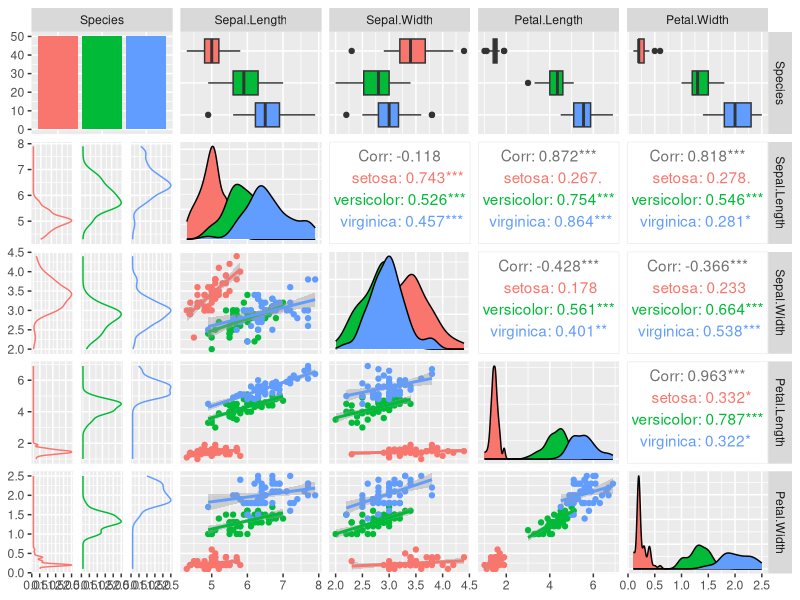

This figure's R source:
require(GGally)

# change working directory
frame_files <- lapply(sys.frames(), function(x) x$ofile)
frame_files <- Filter(Negate(is.null), frame_files)
setwd(dirname(frame_files[[length(frame_files)]]))

plt <- ggpairs(
  iris,
  columns = c("Species", "Sepal.Length", "Sepal.Width", "Petal.Length", "Petal.Width"),
  mapping = aes(color = Species), # color needs Factor
  lower = list(continuous = "smooth", combo = "facetdensity")
)
plt
